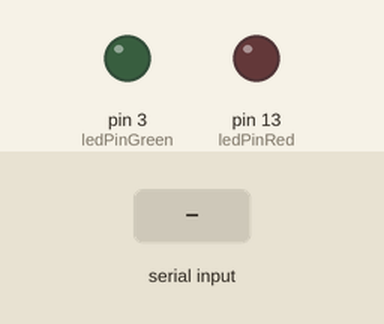
Bench run of a sketch on a simulated Arduino Uno, built with avr-gcc and run on an emulated ATmega328P. Parts: output pins drawn as LEDs (lit = HIGH). Inputs (shaded band) come from the test bench.

Above: at 1.2 s.
1.3 s: "0" received over Serial
At 1.6 s:
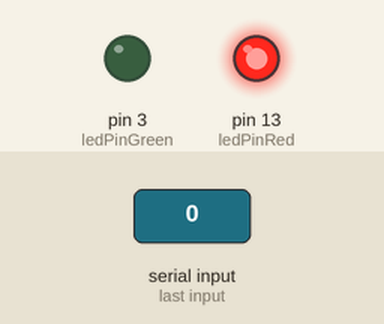
2.8 s: "1" received over Serial
At 3.9 s:
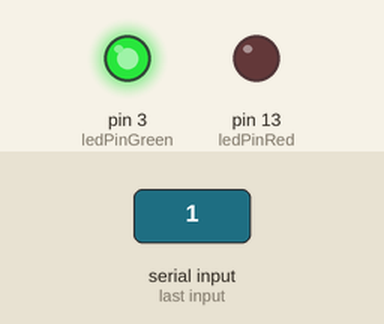
Timing chart, 0 to 5.8 s (numbered marks = the images above; inputs shaded):
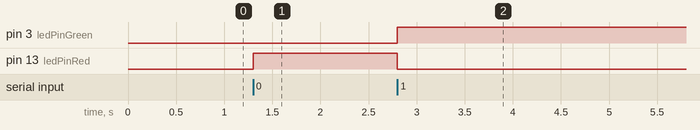

Measured:
- after the input at 1.3 s, pin 13 (ledPinRed): LOW → HIGH at once
- after the input at 2.8 s, pin 3 (ledPinGreen): LOW → HIGH at once; pin 13 (ledPinRed): HIGH → LOW at once

The sketch:

arduino.ino
```cpp
const int ledPinRed = 13;
const int ledPinGreen=3;
char incomingByte;

void setup() {
  Serial.begin(9600);
  pinMode(ledPinRed, OUTPUT); // Configura o pino do LED como saída
  pinMode(ledPinGreen, OUTPUT); // Configura o pino do LED como saída
}

void loop() {
  while (!Serial.available());
    incomingByte = Serial.read();
    if (incomingByte == '0') {
    digitalWrite(ledPinRed, HIGH);
    digitalWrite(ledPinGreen, LOW);
  } else if (incomingByte == '1') {
    digitalWrite(ledPinRed, LOW);
    digitalWrite(ledPinGreen, HIGH);
  }

}
```
